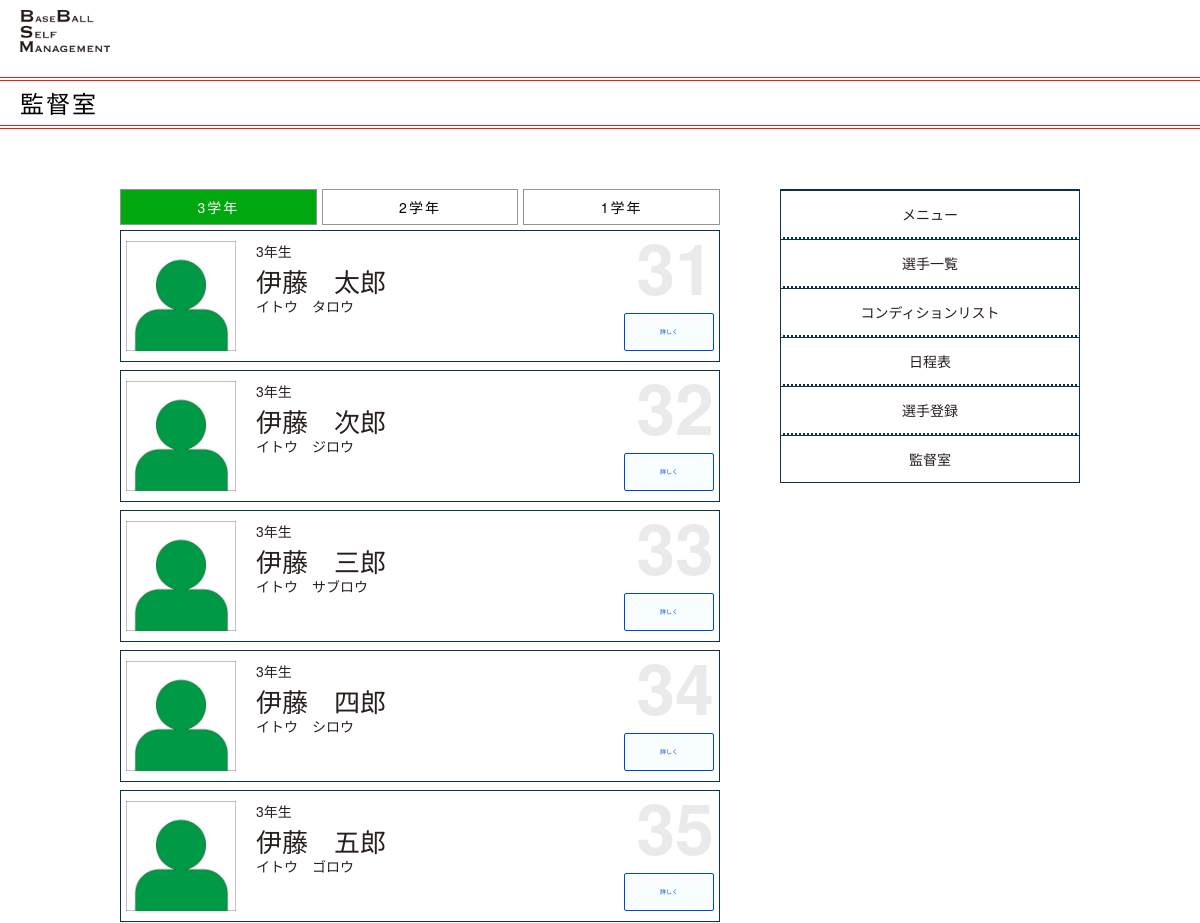
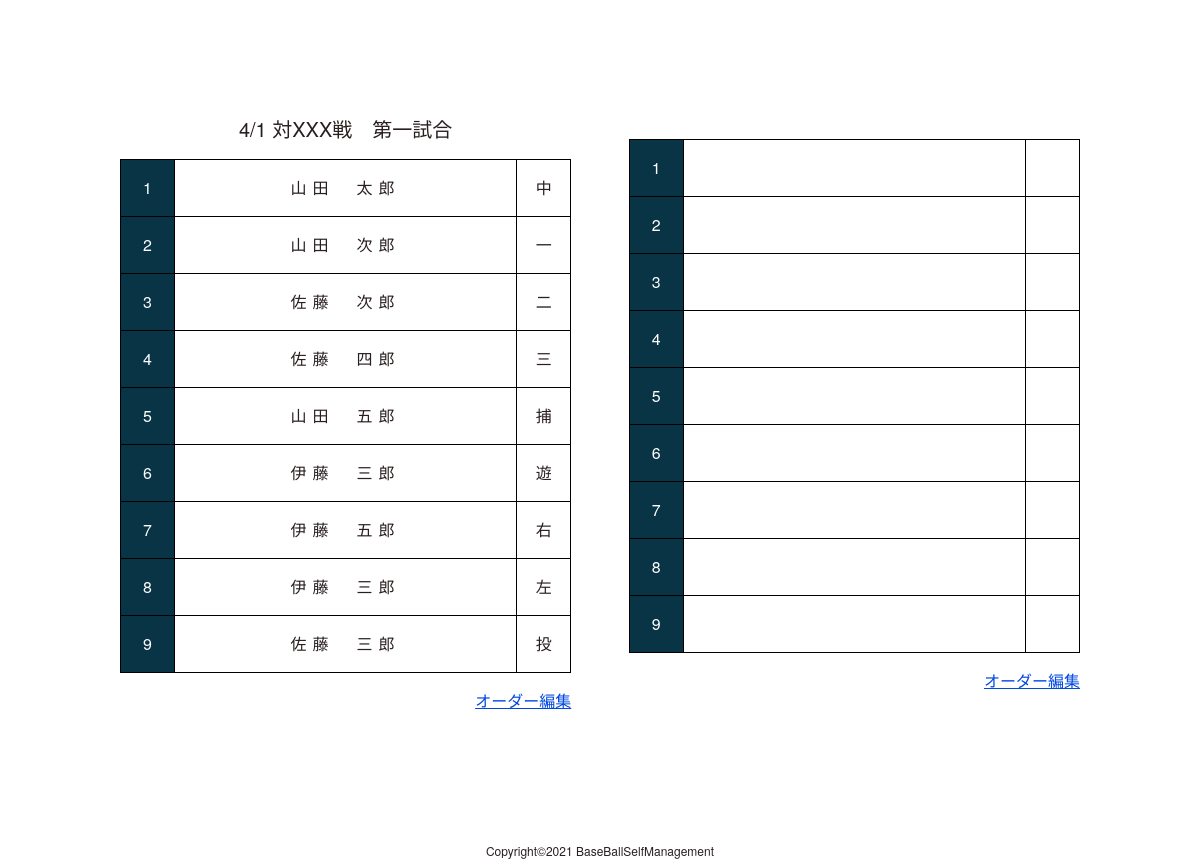
The page /pages/coach/coach.php?user_id=5 on the database its author committed (2 pictures, top to bottom).
### tables this page shows
CREATE TABLE `player` (
  `id` int(32) NOT NULL,
  `user_id` int(11) DEFAULT NULL,
  `file_name` varchar(255) DEFAULT NULL,
  `file_path` varchar(255) DEFAULT NULL,
  `players_name` varchar(255) NOT NULL,
  `players_furigana` varchar(255) NOT NULL,
  `players_number` varchar(255) DEFAULT NULL,
  `school_year` varchar(255) NOT NULL,
  `position` varchar(255) DEFAULT NULL,
  `position_sub` varchar(255) DEFAULT NULL,
  `introduce` varchar(255) DEFAULT NULL,
  `insert_time` datetime NOT NULL DEFAULT CURRENT_TIMESTAMP,
  `update_time` datetime NOT NULL DEFAULT CURRENT_TIMESTAMP ON UPDATE CURRENT_TIMESTAMP
);

CREATE TABLE `orders` (
  `id` int(32) NOT NULL,
  `user_id` int(32) NOT NULL,
  `orders_title` varchar(255) DEFAULT NULL,
  `position_1` varchar(255) DEFAULT NULL,
  `position_2` varchar(10) DEFAULT NULL,
  `position_3` varchar(10) DEFAULT NULL,
  `position_4` varchar(10) DEFAULT NULL,
  `position_5` varchar(10) DEFAULT NULL,
  `position_6` varchar(10) DEFAULT NULL,
  `position_7` varchar(10) DEFAULT NULL,
  `position_8` varchar(10) DEFAULT NULL,
  `position_9` varchar(10) DEFAULT NULL,
  `order_name_1` varchar(255) DEFAULT NULL,
  `order_name_2` varchar(255) DEFAULT NULL,
  `order_name_3` varchar(255) DEFAULT NULL,
  `order_name_4` varchar(255) DEFAULT NULL,
  `order_name_5` varchar(255) DEFAULT NULL,
  `order_name_6` varchar(255) DEFAULT NULL,
  `order_name_7` varchar(255) DEFAULT NULL,
  `order_name_8` varchar(255) DEFAULT NULL,
  `order_name_9` varchar(255) DEFAULT NULL
);

### model/DB.php (called while the page is built, shortened)
<?php
function connect() {
  $host = DB_HOST;
  $db   = DB_NAME;
  $user = DB_USER;
  $pass = DB_PASS;
  $dsn = "mysql:host=$host;dbname=$db;charaset=utf8";
  try {
    $pdo = new PDO($dsn, $user, $pass, [
      PDO::ATTR_ERRMODE => PDO::ERRMODE_EXCEPTION,
      PDO::ATTR_DEFAULT_FETCH_MODE => PDO::FETCH_ASSOC
    ]);
    return $pdo;
  } catch(PDOException $e) {
    echo "接続失敗です";
    exit ($e->getMessage());
  }
}

### model/Player.php (called while the page is built, shortened)
<?php
require_once('DB.php');
class Player
{
  public static function getPlayerAll($user_id)
  {
    $sql = "SELECT
    p.id,
    p.file_name,
    p.file_path,
    p.players_name,
    p.players_furigana,
    p.players_number,
    p.school_year
    FROM  player AS p
    INNER JOIN  users AS u
    ON p.user_id = u.id
    WHERE p.user_id = ?";
    $arr = [];
    $arr[] = $user_id;
    try {
      $stmt = connect()->prepare($sql);
      $stmt->execute($arr);
      $result_player_all = $stmt->fetchAll();
      return $result_player_all;
    } catch (\Exeception $e) {
      return $result_player_all;
    }
  }
}

### model/function.php (called while the page is built, shortened)
<?php
 function h($str) {
   return htmlspecialchars($str, ENT_QUOTES, 'UTF-8');
 }
?>

### model/Order.php (called while the page is built, shortened)
<?php
require_once('DB.php');
class Order
{
  public static function getOrder_main($user_id)
  {
    $sql = "SELECT o.user_id, o.orders_title,
    o.position_1, o.position_2, o.position_3, o.position_4, o.position_5, o.position_6, o.position_7, o.position_8, o.position_9,
    o.order_name_1, o.order_name_2, o.order_name_3, o.order_name_4, o.order_name_5, o.order_name_6, o.order_name_7, o.order_name_8, o.order_name_9
    FROM users AS u
    LEFT OUTER JOIN orders AS o
    ON u.id = o.user_id
    WHERE u.id = ?";
    $arr = [];
    $arr[] = $user_id;
    try {
      $stmt = connect()->prepare($sql);
      $stmt->execute($arr);
      $result_order = $stmt->fetch();
      return $result_order;
    } catch (\Exeception $e) {
      return false;
    }
  }
  public static function getOrder_sub($user_id)
  {
    $sql = "SELECT os.user_id, os.orders_title_sub,
    os.position_1_sub, os.position_2_sub, os.position_3_sub, os.position_4_sub, os.position_5_sub, os.position_6_sub, os.position_7_sub, os.position_8_sub, os.position_9_sub,
    os.order_name_1_sub, os.order_name_2_sub, os.order_name_3_sub, os.order_name_4_sub, os.order_name_5_sub, os.order_name_6_sub, os.order_name_7_sub, os.order_name_8_sub, os.order_name_9_sub
    FROM users AS u
    LEFT OUTER JOIN orders_sub AS os
    ON u.id = os.user_id
    WHERE u.id = ?";
    $arr = [];
    $arr[] = $user_id;
    try {
      $stmt = connect()->prepare($sql);
      $stmt->execute($arr);
      $result_order = $stmt->fetch();
      return $result_order;
    } catch (\Exeception $e) {
      return false;
    }
  }
}

### pages/coach/coach.php (the view, shortened to what this page needs)
<?php
require_once('../../model/Player.php');
require_once('../../model/Order.php');
require_once('../../model/function.php');
$login_user = $_SESSION['login_user'];
$result_player_all = Player::getPlayerAll($_GET['user_id']);
$result_order = Order::getOrder_main($_GET['user_id']);
$result_order_sub = Order::getOrder_sub($_GET['user_id']);
?>
<!DOCTYPE html>
<html lang="ja">
<head>
  <link rel="stylesheet" href="../../assets/css/common/header.css" />
  <link rel="stylesheet" href="../../assets/css/common/footer.css" />
  <link rel="stylesheet" href="../../assets/css/common/sidebar.css" />
  <link rel="stylesheet" href="../../assets/css/common/title.css" />
  <link rel="stylesheet" href="../../assets/css/reset.css" />
  <link rel="stylesheet" href="../../assets/css/coach/coach.css" />
</head>
<body>
  <div class="wrapper wrapper_other">
    <?php $linkPath = "../main/main.php";
    require("../common/header.php"); ?>
    <div class="coach">
      <?php $title = "監督室";
      require("../common/title.php"); ?>
      <div class="coach_wrapper">
        <div class="coach_containerTop">
          <section class="coach_playerAll">
            <ul class="tab_list">
              <li class="tab_item" id="">
                <a href="#" id="" class="tab_button js-tab_button is-active" data-id="tab_third">3学年</a>
              </li>
              <li class="tab_item" id="">
                <a href="#" id="" class="tab_button js-tab_button" data-id="tab_second">2学年</a>
              </li>
              <li class="tab_item">
                <a href="#" id="" class="tab_button js-tab_button" data-id="tab_first">1学年</a>
              </li>
            </ul>
            <ul id="tab_third" class="coach-playerAll_list js-tab_target is-active">
              <?php foreach ($result_player_all as $column) : ?>
                <?php if ($column['school_year'] == 3) : ?>
                  <li class="coach-playerAll_item">
                    <img class="playerInfo_face" src="<?= $column['file_name'] ? $column['file_path'] : "../../assets/img/player_face.jpg"; ?>" alt="" width="90px" height="90px" />
                    <div class="playerInfo_wrap">
                      <p class="playerInfo_schoolyear"><?= h($column['school_year']); ?>年生</p>
                      <p class="playerInfo_name"><?= h($column['players_name']); ?></p>
                      <p class="playerInfo_furigana"><?= h($column['players_furigana']); ?></p>
                    </div>
                    <span class="playerInfo_num"><?= h($column['players_number']); ?></span>
                    <a class="playerInfo_link" href="../player/player.php?id=<?php echo $column['id'] ?>">詳しく</a>
                  </li>
                <?php endif; ?>
              <?php endforeach; ?>
            </ul>
          </section>
          <?php require("../common/sidebar.php"); ?>
        </div>
        <div class="coach_conatinerBottom">
          <section class="coach_order" id="anker_order">
            <ul class="order_list">
            <?php if ($result_order['user_id'] > 0) : ?>
              <li class="order_item">
                <h3 class="order_title"><?= $result_order['orders_title'] ?></h3>
                <table class="order_table">
                  <tr class="order_tr">
                    <th>1</th>
                    <td><?= $result_order['order_name_1'] ?></td>
                    <td><?= $result_order['position_1'] ?></td>
                  </tr>
                  <tr class="order_tr">
                    <th>2</th>
                    <td><?= $result_order['order_name_2'] ?></td>
                    <td><?= $result_order['position_2'] ?></td>
                  </tr>
                  <tr class="order_tr">
                    <th>3</th>
                    <td><?= $result_order['order_name_3'] ?></td>
                    <td><?= $result_order['position_3'] ?></td>
                  </tr>
                  <tr class="order_tr">
                    <th>4</th>
                    <td><?= $result_order['order_name_4'] ?></td>
                    <td><?= $result_order['position_4'] ?></td>
                  </tr>
                  <tr class="order_tr">
                    <th>5</th>
                    <td><?= $result_order['order_name_5'] ?></td>
                    <td><?= $result_order['position_5'] ?></td>
                  </tr>
                  <tr class="order_tr">
                    <th>6</th>
                    <td><?= $result_order['order_name_6'] ?></td>
                    <td><?= $result_order['position_6'] ?></td>
                  </tr>
                  <tr class="order_tr">
                    <th>7</th>
                    <td><?= $result_order['order_name_7'] ?></td>
                    <td><?= $result_order['position_7'] ?></td>
                  </tr>
                  <tr class="order_tr">
                    <th>8</th>
                    <td><?= $result_order['order_name_8'] ?></td>
                    <td><?= $result_order['position_8'] ?></td>
                  </tr>
                  <tr class="order_tr">
                    <th>9</th>
                    <td><?= $result_order['order_name_9'] ?></td>
                    <td><?= $result_order['position_9'] ?></td>
                  </tr>
                </table>
                <a href="../coach/coach_order_edit.php?user_id=<?= $login_user['id'] ?>" class="order_editLink">オーダー編集</a>
              </li>
              <?php else : ?>
              <div class="add_button add_condition">
                <a class="add_buttonLink" href="../coach/coach_order_add.php?order_add=<?= $login_user['id']; ?>">オーダー①の追加</a>
              </div>
            <?php endif; ?>
            <?php if ($result_order_sub['user_id'] > 0) : ?>
              <li class="order_item">
                <table class="order_table">
                  <tr class="order_tr">
                    <th>1</th>
                    <td><?= $result_order_sub['order_name_1_sub'] ?></td>
                    <td><?= $result_order_sub['position_1_sub'] ?></td>
                  </tr>
                  <tr class="order_tr">
                    <th>2</th>
                    <td><?= $result_order_sub['order_name_2_sub'] ?></td>
                    <td><?= $result_order_sub['position_2_sub'] ?></td>
                  </tr>
                  <tr class="order_tr">
                    <th>3</th>
                    <td><?= $result_order_sub['order_name_3_sub'] ?></td>
                    <td><?= $result_order_sub['position_3_sub'] ?></td>
                  </tr>
                  <tr class="order_tr">
                    <th>4</th>
                    <td><?= $result_order_sub['order_name_4_sub'] ?></td>
                    <td><?= $result_order_sub['position_4_sub'] ?></td>
                  </tr>
                  <tr class="order_tr">
                    <th>5</th>
                    <td><?= $result_order_sub['order_name_5_sub'] ?></td>
                    <td><?= $result_order_sub['position_5_sub'] ?></td>
                  </tr>
                  <tr class="order_tr">
                    <th>6</th>
                    <td><?= $result_order_sub['order_name_6_sub'] ?></td>
                    <td><?= $result_order_sub['position_6_sub'] ?></td>
                  </tr>
                  <tr class="order_tr">
                    <th>7</th>
                    <td><?= $result_order_sub['order_name_7_sub'] ?></td>
                    <td><?= $result_order_sub['position_7_sub'] ?></td>
                  </tr>
                  <tr class="order_tr">
                    <th>8</th>
                    <td><?= $result_order_sub['order_name_8_sub'] ?></td>
                    <td><?= $result_order_sub['position_8_sub'] ?></td>
                  </tr>
                  <tr class="order_tr">
                    <th>9</th>
                    <td><?= $result_order_sub['order_name_9_sub'] ?></td>
                    <td><?= $result_order_sub['position_9_sub'] ?></td>
                  </tr>
                </table>
                <a href="../coach/coach_order_edit_sub.php?user_id=<?= $login_user['id'] ?>" class="order_editLink">オーダー編集</a>
              </li>
              <?php else : ?>
              <div class="add_button add_condition">
                <a class="add_buttonLink" href="../coach/coach_order_add_sub.php?order_add=<?= $login_user['id']; ?>">オーダー②の追加</a>
              </div>
            <?php endif; ?>
            </ul>
          </section>
        </div>
      </div>
    </div>
    <?php require("../common/footer.php"); ?>
  </div>
</body>
</html>

### rows shown on the page
player: file_path (picture), school_year "3", players_name "伊藤 太郎", players_furigana "イトウ タロウ"
player: file_path (picture), school_year "3", players_name "伊藤 次郎", players_furigana "イトウ ジロウ"
player: file_path (picture), school_year "3", players_name "伊藤 三郎", players_furigana "イトウ サブロウ"
player: file_path (picture), school_year "3", players_name "伊藤 四郎", players_furigana "イトウ シロウ"
player: file_path (picture), school_year "3", players_name "伊藤 五郎", players_furigana "イトウ ゴロウ"
orders: orders_title "4/1 対XXX戦 第一試合", order_name_1 "山田 太郎", position_1 "中", order_name_2 "山田 次郎", position_2 "一", order_name_3 "佐藤 次郎", position_3 "二", order_name_4 "佐藤 四郎", position_4 "三", order_name_5 "山田 五郎", position_5 "捕", order_name_6 "伊藤 三郎", position_6 "遊", order_name_7 "伊藤 五郎", position_7 "右", order_name_8 "伊藤 三郎", position_8 "左", order_name_9 "佐藤 三郎", position_9 "投"

### other values the page prints
$title "監督室"
